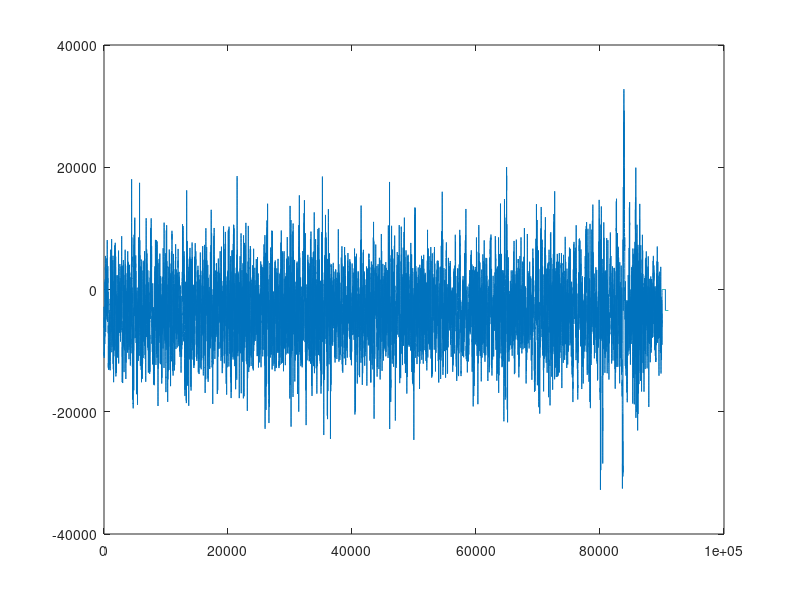
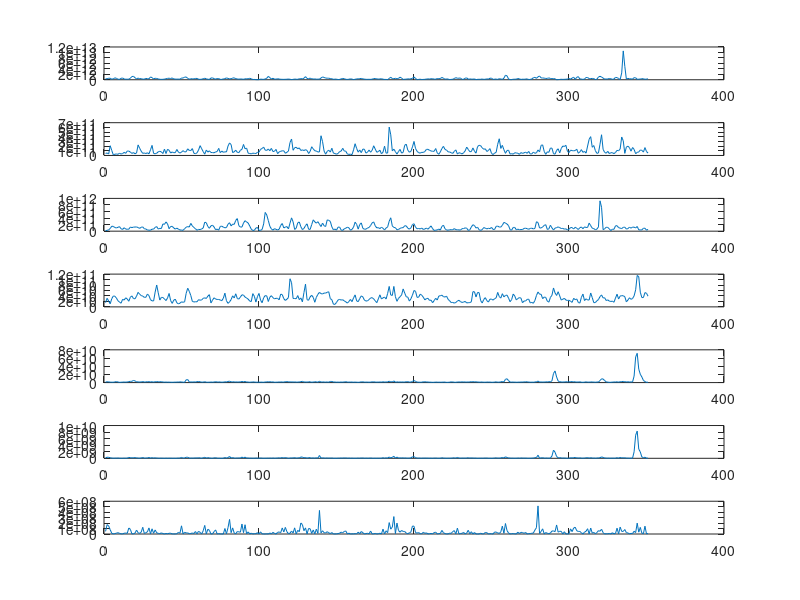
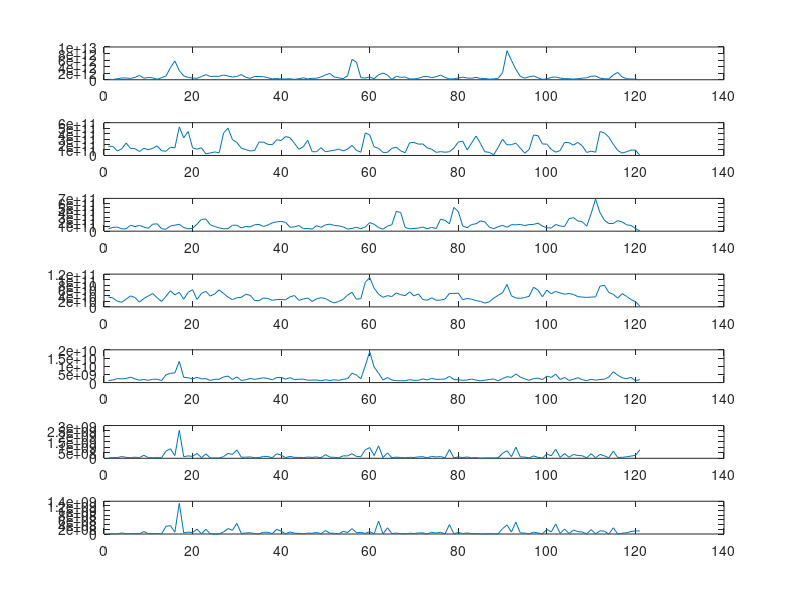
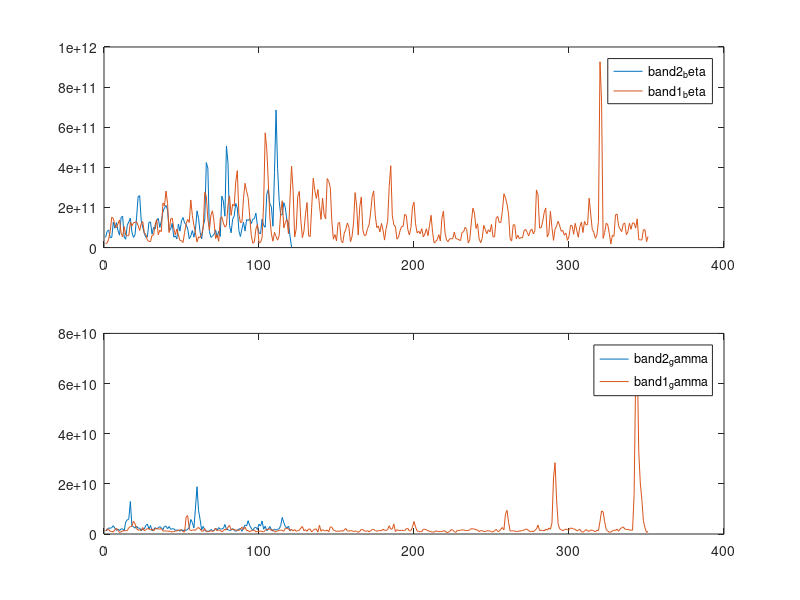

MATLAB code for these plots, in order:
clear all;
% close all;

Y2=  load('Subject01_2_edfm.mat')
Y1=load('Subject01_1_edfm.mat')
 
fp1_1=Y1. val(13,:);
fp1_2=Y2. val(13,:);
fs= 500;
plot(fp1_1);
band_data_1=zeros(351, 7);
band_data_2=zeros(121,7);
X=250;
k=1;

for i = 0:350
    
    fp1_fp7_1s = fp1_1(i*X+1:i*X+fs);
    fft_val_1s=abs(fft(fp1_fp7_1s));
    fft_val=fft_val_1s(2:fs/2+1);
    delta_4Hz= sum(fft_val(1:4).^2/4);
    alpha4_8Hz= sum(fft_val(5:8).^2/4);
    theta8_13Hz= sum(fft_val(9:13).^2/5);
    beta13_30Hz= sum(fft_val(14:30).^2/17);
    gamma31_60Hz= sum(fft_val(31:60).^2/30);
    gamma60_90Hz=sum(fft_val(61:90).^2/30);
    gamma90_120Hz=sum(fft_val(91:120).^2/30);
    band_data_1(k,:)=[delta_4Hz,alpha4_8Hz, theta8_13Hz,beta13_30Hz, gamma31_60Hz,gamma60_90Hz,gamma90_120Hz];
    k=k+1;
end
figure;
for i= 1:7
    subplot(7,1,i);
    plot(band_data_1(:,i))
end
 k=1;
for i = 0:120
    
    fp1_fp7_2s = fp1_2(i*X+1:i*X+fs);
    fft_val_1s=abs(fft(fp1_fp7_2s));
    fft_val=fft_val_1s(2:fs/2+1);
    delta_4Hz= sum(fft_val(1:4).^2/4);
    alpha4_8Hz= sum(fft_val(5:8).^2/4);
    theta8_13Hz= sum(fft_val(9:13).^2/5);
    beta13_30Hz= sum(fft_val(14:30).^2/17);
    gamma31_60Hz= sum(fft_val(31:60).^2/30);
    gamma60_90Hz=sum(fft_val(61:90).^2/30);
    gamma90_120Hz=sum(fft_val(91:120).^2/30);
    band_data_2(k,:)=[delta_4Hz,alpha4_8Hz, theta8_13Hz,beta13_30Hz, gamma31_60Hz,gamma60_90Hz,gamma90_120Hz];
    k=k+1;
end
figure;
for i= 1:7
    subplot(7,1,i);
    plot(band_data_2(:,i))
end

figure;
subplot(211);
plot(band_data_2(:,3));
hold on;
plot(band_data_1(:,3));
legend('band2_beta', 'band1_beta');
subplot(212);
plot(band_data_2(:,5));
hold on;
plot(band_data_1(:,5));
legend('band2_gamma', 'band1_gamma');

